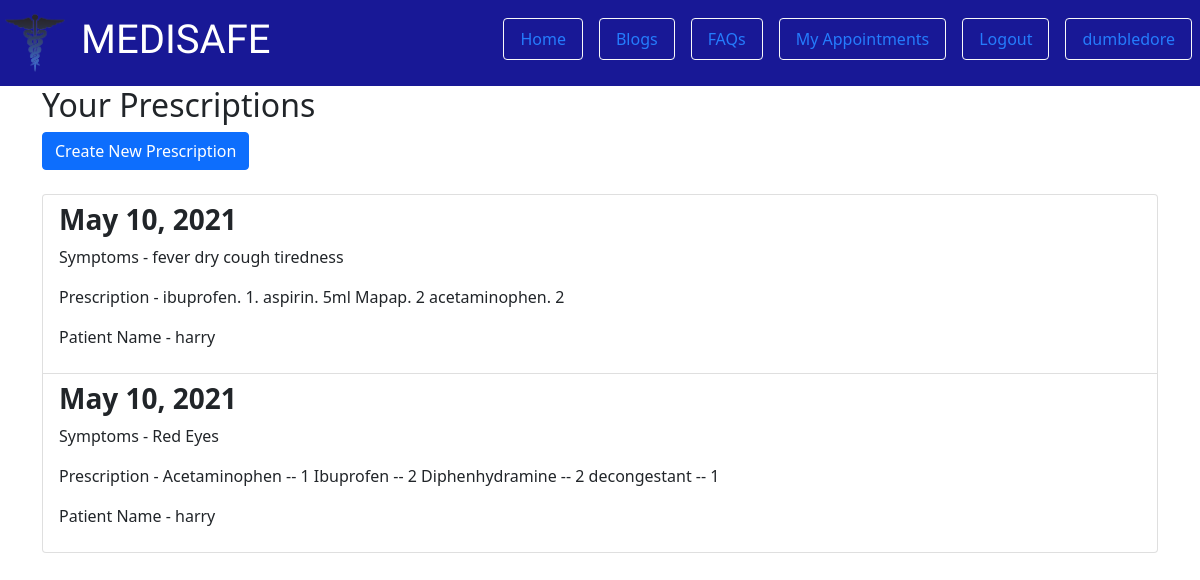
/prescriptions/ (signed in), run on an earlier commit of the app's database.
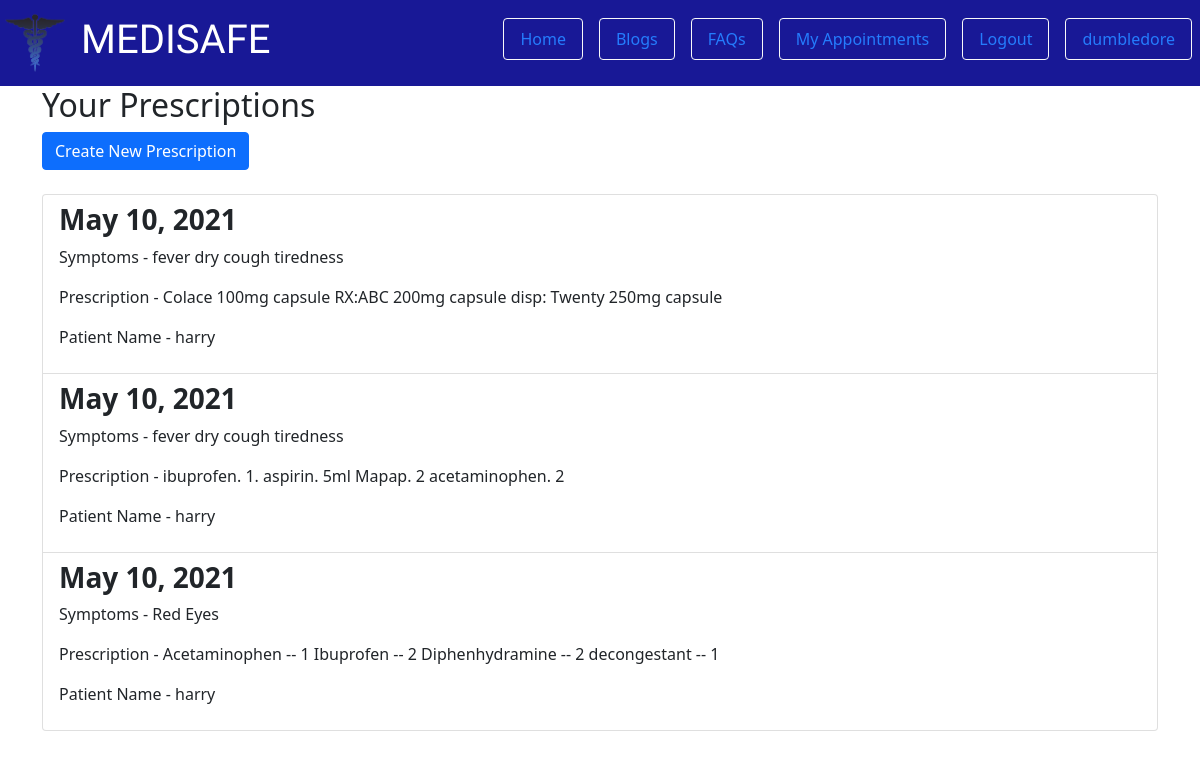
And on a later commit of the database.
### account/models.py (models this page shows, shortened)
class User(AbstractUser):
    user_type = models.CharField(choices=USER_CHOICES, max_length=2)
    def is_doctor(self):
        if self.user_type == 'D':
            return True
        else:
            return False
    def is_patient(self):
        if self.user_type == 'P':
            return True
        else:
            return False
    class Meta:
        ordering = ('id',)

### appointment/models.py (models this page shows, shortened)
class Prescription(models.Model):
    doctor = models.ForeignKey(User, on_delete=models.CASCADE, related_name='doctor_prescription')
    patient = models.ForeignKey(User, on_delete=models.CASCADE, related_name='patient_prescription')
    date = models.DateField(auto_now_add=True)
    symptoms = models.CharField(max_length=200)
    prescription = models.TextField()
    class Meta:
        ordering = ('-id',)

### appointment/views.py (the view)
# urls.py: path("prescriptions/", views.PrescriptionListView.as_view(), name="doc-prescriptions"),
class PrescriptionListView(LoginRequiredMixin, ListView):
    login_url = '/login/'
    redirect_field_name = 'account:login'
    def get_queryset(self):
        return Prescription.objects.filter(doctor=self.request.user)

### templates/appointment/prescription_list.html (shortened to what this page needs)
{% extends "base.html" %}
{% load bootstrap3 %}
{% block content %}
<div class="container">
    {% if user.is_doctor %}
    <h2>Your Prescriptions</h2>
    <a href="{% url 'appointment:doc-prescriptions-create' %}"><button class="btn btn-primary pull-right">Create New Prescription</button></a>
    <br> <br>
    <ul class="list-group">
        {% for obj in object_list %}
        <li class="list-group-item">
            <h3><strong>{{ obj.date }}</strong></h3>
            <p>Symptoms - {{ obj.symptoms }}</p>
            <p>Prescription - {{ obj.prescription }}</p>
            <p>Patient Name - {{ obj.patient }}</p>
        </li>
        {% endfor %}
    {% endif %}
    </ul>
</div>
{% endblock %}

### templates/base.html (shortened to what this page needs)
{% load static %}
{% load bootstrap3 %}
<!DOCTYPE html>
<html lang="en">
<head>
<link href="https://cdn.jsdelivr.net/npm/bootstrap@5.0.0-beta2/dist/css/bootstrap.min.css" rel="stylesheet">
<link rel="stylesheet" href="{% static 'css/ind.css' %}">
</head>
<header class="text-white" id="header">
    <nav class="navbar navbar-expand-lg navbar-dark d-flex">
        <div class="navbar-nav nav-item flex-grow-1">
            <a class="navbar-brand" href="">
                <img class="logo" src="{% static 'pics/medlogo.png' %}" alt="">    </a>
            <div class="h1 mt-2 medisafe">
                MEDISAFE </div>
        </div>
        <div class="d-flex justify-content-between h5" id="headliner">
            <a class="nav-item nav-link m-2 btn btn-outline-light" href="{% url 'account:home' %}">Home</a>
            <a class="nav-item nav-link m-2 btn btn-outline-light" href="{% url 'account:blogs' %}">Blogs</a>
            <a class="nav-item nav-link m-2 btn btn-outline-light" href="{% url 'account:womenhealth' %}">FAQs</a>
            {% if user.is_active %}
                {% if user.is_patient %}
                    <a class="nav-item nav-link m-2 btn btn-outline-light" href="{% url 'appointment:patient-appointments' %}">My Appointments</a>
                {% elif user.is_doctor %}
                    <a class="nav-item nav-link m-2 btn btn-outline-light" href="{% url 'appointment:doctor-appointments' %}">My Appointments</a>
                 {% endif %}
            <a class="nav-item nav-link m-2 btn btn-outline-light" href="{% url 'account:logout' %}">Logout</a>
            <a class="nav-item nav-link m-2 btn btn-outline-light" href="{% url 'account:myacc' %}">{{ user.username }}</a>
            {% else %}
            <a class="nav-item nav-link m-2 btn btn-outline-light" href="{% url 'account:login' %}">Login</a>
            <a class="nav-item nav-link m-2 btn btn-outline-light" href="{% url 'account:signup' %}">Register</a>
            {% endif %}
        </div>
      </nav>
</header>
<body>
{% block content %}
{% endblock  %}
</body>
</html>

### static/css/ind.css (style rules this page uses)
#header { background-color: darkblue; opacity: 0.9; }
.logo { width: 60px; height: 60px; margin-left: 5px; background-color: transparent; opacity: 1; color: black; }
.medisafe { font-family: 'Akaya Telivigala', cursive; }

What changed in the data, as far as the page shows it:
added Prescription: date "May 10, 2021", symptoms "fever dry cough tiredness", prescription "Colace 100mg capsule RX:ABC 200mg capsule disp: Twenty 250mg capsule", patient "harry"
